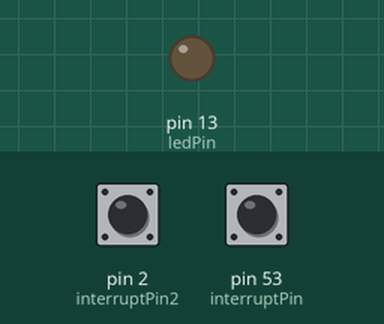
The sketch below on a simulated Arduino Mega 2560, built with avr-gcc and run on an emulated ATmega2560. Shown: output pins drawn as LEDs (lit = HIGH). Inputs (shaded band) come from the test bench; at power-on: pin 2 (interruptPin2) HIGH, pin 53 (interruptPin) HIGH.

Above: at 1.2 s.
1.3 s: pin 2 (interruptPin2) pulled LOW for 0.15 s
At 1.37 s:
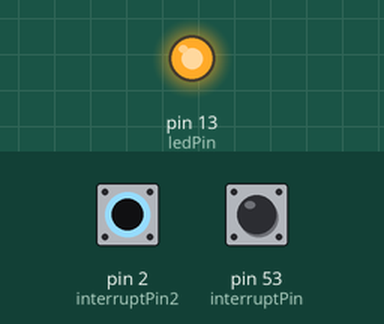
2.9 s: pin 2 (interruptPin2) pulled LOW for 3.2 s
At 7.3 s:
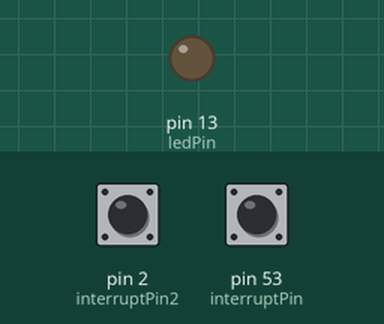
7.6 s: pin 53 (interruptPin) pulled LOW for 3.2 s
At 8.5 s:
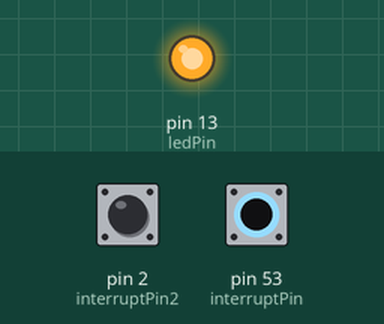
Timing chart, 0 to 12.3 s (numbered marks = the images above; inputs shaded):
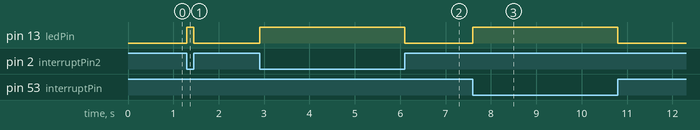

The sketch:

pc_interrupt.ino
```cpp
#include <PinChangeInterrupt.h>


const byte interruptPin = 53;
const byte interruptPin2 = 2;

const byte ledPin = 13;
volatile byte state = LOW;


void setup() {
  pinMode(ledPin, OUTPUT);

  pinMode(interruptPin, INPUT_PULLUP);
  pinMode(interruptPin2, INPUT_PULLUP);

  attachPinChangeInterrupt(digitalPinToPinChangeInterrupt(interruptPin), blink, CHANGE);
  attachInterrupt(digitalPinToInterrupt(interruptPin2), blink, CHANGE);
}


void loop() {
  digitalWrite(ledPin, state);
}


void blink() {
  state = !state;
}
```

Measured:
- after the input at 1.3 s, pin 13 (ledPin): LOW → HIGH at once, → LOW 0.15 s later
- after the input at 2.9 s, pin 13 (ledPin): LOW → HIGH at once, → LOW 3.2 s later
- after the input at 7.6 s, pin 13 (ledPin): LOW → HIGH at once, → LOW 3.2 s later
